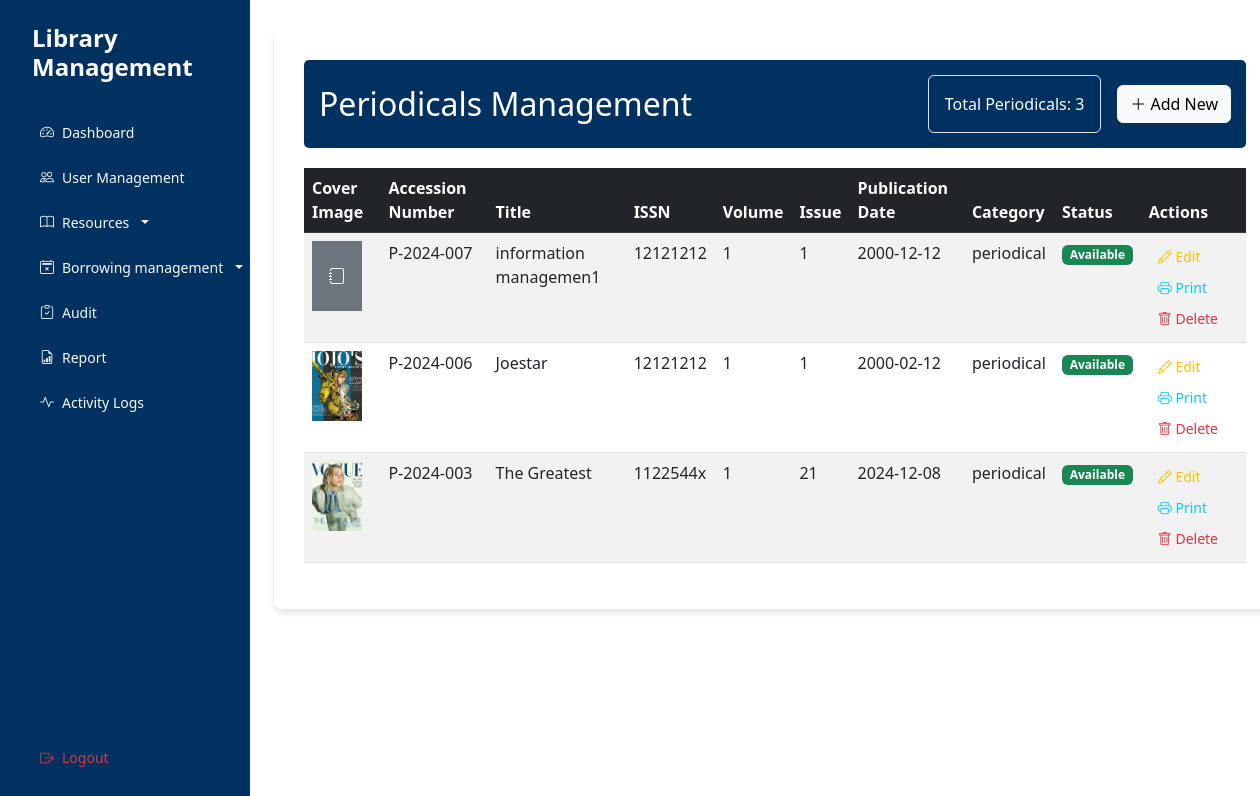
/interface/periodicals.php (signed in), run on an earlier commit of the app's database.
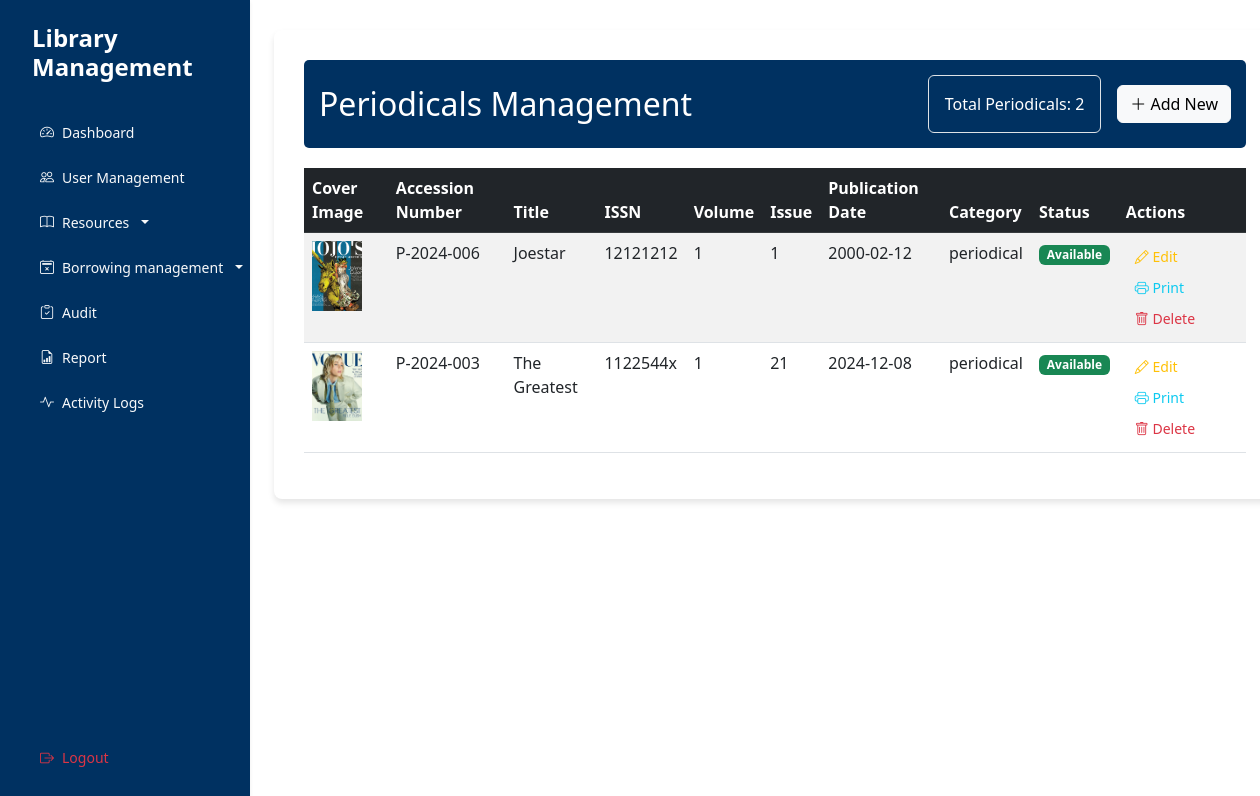
And on a later commit of the database.
### tables this page shows
CREATE TABLE `periodicals` (
  `periodical_id` int(11) NOT NULL,
  `resource_id` int(11) NOT NULL,
  `issn` varchar(8) NOT NULL,
  `volume` varchar(20) DEFAULT NULL,
  `issue` varchar(20) DEFAULT NULL,
  `publication_date` date DEFAULT NULL
);

CREATE TABLE `library_resources` (
  `resource_id` int(11) NOT NULL,
  `title` varchar(255) NOT NULL,
  `accession_number` varchar(20) NOT NULL,
  `category` enum('book','periodical','media') NOT NULL,
  `status` enum('available','borrowed','maintenance') DEFAULT 'available',
  `created_at` timestamp NOT NULL DEFAULT current_timestamp(),
  `updated_at` timestamp NOT NULL DEFAULT current_timestamp() ON UPDATE current_timestamp(),
  `cover_image` varchar(255) DEFAULT NULL
);

### controller/PeriodicalController.php (called while the page is built, shortened)
<?php
require_once '../config/Database.php';
class PeriodicalController {
    private $conn;
    public function __construct() {
        $database = new Database();
        $this->conn = $database->getConnection();
    }
    public function getPeriodicals() {
        try {
            $query = "SELECT lr.resource_id, lr.title, lr.accession_number, lr.category, lr.status, lr.cover_image,
                             p.issn, p.volume, p.issue, p.publication_date
                      FROM library_resources lr
                      JOIN periodicals p ON lr.resource_id = p.resource_id
                      ORDER BY lr.created_at DESC";
            $stmt = $this->conn->prepare($query);
            $stmt->execute();
            return $stmt->fetchAll(PDO::FETCH_ASSOC);
        } catch (PDOException $e) {
            error_log("Get periodicals error: " . $e->getMessage());
            return [];
        }
    }
}

### config/Database.php (called while the page is built, shortened)
<?php
class Database {
    private $host = "localhost";
    private $port = "3307";
    private $db_name = "library_management";
    private $username = "root";
    private $password = "";
    public function getConnection() {
        $this->conn = null;
        try {
            $this->conn = new PDO(
                "mysql:host=" . $this->host . ";port=" . $this->port . ";dbname=" . $this->db_name,
                $this->username,
                $this->password
            );
            $this->conn->setAttribute(PDO::ATTR_ERRMODE, PDO::ERRMODE_EXCEPTION);
        } catch(PDOException $e) {
            echo "Connection Error: " . $e->getMessage();
        }
        return $this->conn;
    }
}

### interface/periodicals.php (the view, shortened to what this page needs)
<?php
require_once '../controller/PeriodicalController.php';
$periodicalController = new PeriodicalController();
$periodicals = $periodicalController->getPeriodicals();
?>
<!DOCTYPE html>
<html lang="en">
<head>
    <link href="https://cdnjs.cloudflare.com/ajax/libs/bootstrap/5.3.0/css/bootstrap.min.css" rel="stylesheet">
    <link href="https://cdnjs.cloudflare.com/ajax/libs/bootstrap-icons/1.7.2/font/bootstrap-icons.min.css" rel="stylesheet">
</head>
<body>
    <div class="d-flex">
        <?php include 'includes/sidebarModal.php'; ?>
        <main class="col-md-9 ms-sm-auto col-lg-10 px-md-4">
            <div class="borrowing-monitoring-container">
                <div class="page-header d-flex justify-content-between align-items-center">
                    <h2 class="mb-0">
                        <i></i>Periodicals Management
                    </h2>
                    <div class="d-flex align-items-center">
                        <div class="box p-3 border rounded me-3">
                            <span>Total Periodicals: <?php echo count($periodicals); ?></span>
                        </div>
                        <button class="btn btn-light" data-bs-toggle="modal" data-bs-target="#periodicalModal">
                            <i class="bi bi-plus-lg"></i> Add New
                        </button>
                    </div>
                </div>
                <div class="table-responsive">
                    <table class="table table-striped table-hover">
                        <thead class="table-dark">
                            <tr>
                                <th>Cover Image</th>
                                <th>Accession Number</th>
                                <th>Title</th>
                                <th>ISSN</th>
                                <th>Volume</th>
                                <th>Issue</th>
                                <th>Publication Date</th>
                                <th>Category</th>
                                <th>Status</th>
                                <th>Actions</th>
                            </tr>
                        </thead>
                        <tbody>
                            <?php foreach ($periodicals as $periodical): ?>
                            <tr>
                                <td>
                                    <?php if (!empty($periodical['cover_image'])): ?>
                                        <img src="../<?php echo htmlspecialchars($periodical['cover_image']); ?>"
                                             alt="Cover"
                                             style="width: 50px; height: 70px; object-fit: cover;"
                                             onerror="this.onerror=null; this.src='assets/images/default-cover.png';">
                                    <?php else: ?>
                                        <div class="bg-secondary text-white d-flex align-items-center justify-content-center"
                                             style="width: 50px; height: 70px;">
                                            <i class="bi bi-journal"></i>
                                        </div>
                                    <?php endif; ?>
                                </td>
                                <td><?php echo htmlspecialchars($periodical['accession_number']); ?></td>
                                <td><?php echo htmlspecialchars($periodical['title']); ?></td>
                                <td><?php echo htmlspecialchars($periodical['issn']); ?></td>
                                <td><?php echo htmlspecialchars($periodical['volume']); ?></td>
                                <td><?php echo htmlspecialchars($periodical['issue']); ?></td>
                                <td><?php echo htmlspecialchars($periodical['publication_date']); ?></td>
                                <td><?php echo htmlspecialchars($periodical['category']); ?></td>
                                <td>
                                    <span class="badge
                                    <?php
                                    echo $periodical['status'] === 'available' ? 'bg-success' : 'bg-warning';
                                    ?>">
                                        <?php echo ucfirst(htmlspecialchars($periodical['status'])); ?>
                                    </span>
                                </td>
                                <td>
                                    <button class="btn btn-sm text-warning edit-periodical"
                                            data-bs-toggle="modal"
                                            data-bs-target="#periodicalModal"
                                            data-periodical='<?php echo htmlspecialchars(json_encode($periodical)); ?>'>
                                        <i class="bi bi-pencil"></i> Edit
                                    </button>
                                    <button class="btn btn-sm text-info print-periodical"
                                            onclick="printPeriodical(<?php echo htmlspecialchars(json_encode($periodical)); ?>)">
                                        <i class="bi bi-printer"></i> Print
                                    </button>
                                    <form method="POST" class="d-inline" onsubmit="return confirm('Are you sure you want to delete this media resource?');">
                                        <button type="submit" class="btn btn-sm text-danger">
                                            <i class="bi bi-trash"></i> Delete
                                        </button>
                                    </form>
                                </td>
                            </tr>
                            <?php endforeach; ?>
                        </tbody>
                    </table>
                </div>
            </div>
        </main>
    </div>
</body>
</html>

### interface/includes/sidebarModal.php (shortened to what this page needs)
<div class="sidebar shadow-sm" style="min-height: 100vh; width: 250px;">
    <div class="p-4 d-flex flex-column h-100">
        <div class="d-flex align-items-center mb-4">
            <h4 class="text-white ms-2 fw-bold">Library Management</h4>
        </div>
        <nav class="nav-menu flex-grow-1">
            <ul class="nav flex-column gap-2">
                <li class="nav-item">
                    <a class="nav-link d-flex align-items-center gap-2 text-light rounded py-2 px-3" href="dashboard.php">
                        <i class="bi bi-speedometer2"></i>
                        <span>Dashboard</span>
                    </a>
                </li>
                <?php if ($_SESSION['role'] === 'admin' || $_SESSION['role'] === 'staff'): ?>
                <li class="nav-item">
                    <a class="nav-link d-flex align-items-center gap-2 text-light rounded py-2 px-3" href="users.php">
                        <i class="bi bi-people"></i>
                        <span>User Management</span>
                    </a>
                </li>
                <?php endif; ?>
                 <?php
                    if (isset($_SESSION['role']) && $_SESSION['role'] === 'admin') {
                    ?>
                <li class="nav-item dropdown">
                    <a class="nav-link d-flex align-items-center gap-2 text-light rounded py-2 px-3 dropdown-toggle"
                    href="resources.php" id="resourcesDropdown" role="button" data-bs-toggle="dropdown" aria-expanded="false">
                        <i class="bi bi-book"></i>
                        <span>Resources</span>
                    </a>
                </li>
                <?php  } ?>
                <?php if (isset($_SESSION['role']) && $_SESSION['role'] === 'admin' || $_SESSION['role'] === 'staff') { ?>
                <li class="nav-item dropdown">
                    <a class="nav-link d-flex align-items-center gap-2 text-light rounded py-2 px-3 dropdown-toggle"
                    href="overdue-management.php" id="resourcesDropdown" role="button" data-bs-toggle="dropdown" aria-expanded="false">
                        <i class="bi bi-calendar2-x"></i>
                        <span>Borrowing management</span>
                    </a>
                </li>
                <?php
                }
                ?>
                 <?php if ($_SESSION['role'] === 'admin' || $_SESSION['role'] === 'staff'): ?>
                <li class="nav-item">
                    <a class="nav-link d-flex align-items-center gap-2 text-light rounded py-2 px-3" href="audit.php">
                        <i class="bi bi-clipboard-check"></i>
                        <span>Audit</span>
                    </a>
                </li>
                <?php endif; ?>
                <?php if ($_SESSION['role'] === 'admin' || $_SESSION['role'] === 'staff'): ?>
                    <li class="nav-item">
                        <a class="nav-link d-flex align-items-center gap-2 text-light rounded py-2 px-3" href="generate-report.php">
                            <i class="bi bi-file-earmark-bar-graph"></i>
                            <span>Report</span>
                        </a>
                    </li>
                <?php endif; ?>
                <?php if ($_SESSION['role'] === 'admin'): ?>
                <li class="nav-item">
                    <a class="nav-link d-flex align-items-center gap-2 text-light rounded py-2 px-3" href="activity-logs.php">
                        <i class="bi bi-activity"></i>
                        <span>Activity Logs</span>
                    </a>
                </li>
                <?php endif; ?>
            </ul>
        </nav>
        <div class="mt-auto">
            <a class="nav-link d-flex align-items-center gap-2 text-danger rounded py-2 px-3" href="logout.php">
                <i class="bi bi-box-arrow-right"></i>
                <span>Logout</span>
            </a>
        </div>
    </div>
</div>

### interface/periodicals.php (style rules this page uses)
.borrowing-monitoring-container { background-color: white; border-radius: 8px; box-shadow: 0 4px 6px rgba(0,0,0,0.1); padding: 30px; margin-top: 30px; }
.page-header { background-color: #003161; color: white; padding: 15px; border-radius: 5px; margin-bottom: 20px; }

### interface/includes/sidebarModal.php (style rules this page uses)
.sidebar { background-color: #003161; width: 250px; display: flex; flex-direction: column; min-height: 100vh; }
.nav-menu { display: flex; flex-direction: column; height: 100%; }
.nav-menu .nav { display: flex; flex-direction: column; height: 100%; }
.nav-link { display: flex; align-items: center; gap: 10px; color: #a0aec0; text-decoration: none; font-size: 14px; transition: background 0.3s, color 0.3s; }

What changed in the data, as far as the page shows it:
removed periodicals: resource.accession_number "P-2024-007", resource.title "information managemen1", issn "12121212", volume "1", issue "1", publication_date "2000-12-12", resource.category "periodical", resource.status "Available"
Also different on the page:
count($periodicals): "3" → "2"
